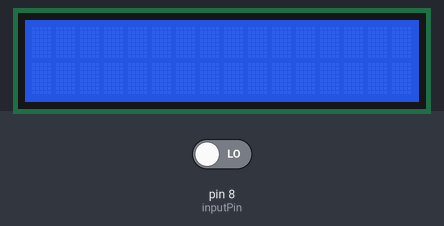
Simulated run of this sketch. Board: Arduino Uno, built with avr-gcc and run on an emulated ATmega328P. On the bench: 16×2 character LCD. The test bench sets the inputs (shaded band); at power-on: pin 8 (inputPin) LOW.

Above: at 1.2 s.
1.3 s: pin 8 (inputPin) driven HIGH
At 1.37 s:
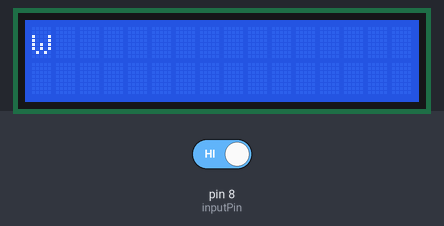
At 1.82 s:
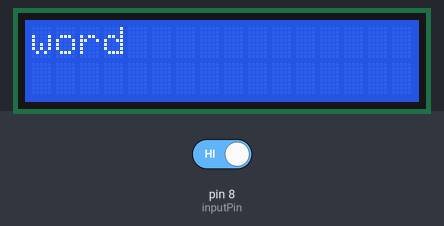
3.2 s: pin 8 (inputPin) driven LOW
At 4.5 s:
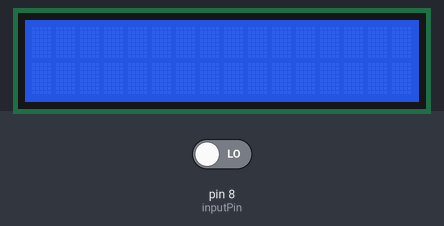
Timing chart, 0 to 6.2 s (numbered marks = the images above; inputs shaded):
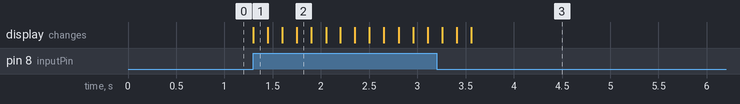

The sketch:

lcd.ino
```cpp
#include <LiquidCrystal.h>

LiquidCrystal lcd(6, 7, 5, 4, 3, 2); //lcd pins
int inputPin = 8; //button pin

void setup() {
    lcd.begin(16, 2); //lcd size
    pinMode(inputPin, INPUT);
}

void loop(){
  int button = digitalRead(inputPin);

  char Str[4] = {'w', 'o', 'r', 'd'};

  if (button == HIGH){

    for(int i=0; i<= 4; i++){
      lcd.print(Str[i]);
      delay(150);
      }
    lcd.clear(); //clear screen when finished
  }
}
```

Measured:
- after the input at 1.3 s, the display: changes at once (image 1)
- after the input at 3.2 s, the display: first differs from a run without the input after 0.36 s (image 3)
